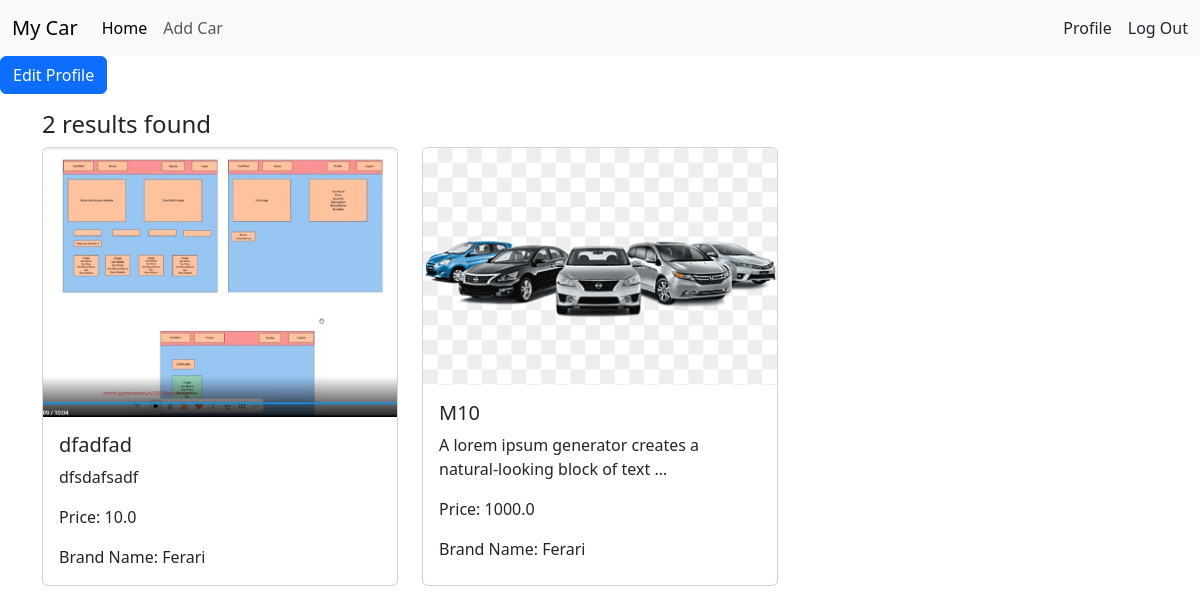
The page /profile/profile/ (signed in) on the database its author committed.
### car/models.py (models this page shows, shortened)
class CarModel(models.Model):
    car_img = models.ImageField(
        upload_to='car/media/uploads/', blank=True, null=True)
    name = models.CharField(max_length=100)
    description = models.TextField()
    price = models.FloatField()
    quantity = models.IntegerField()
    brand_name = models.ForeignKey(BrandModel, on_delete=models.CASCADE)
    purchased = models.ManyToManyField(
        User, related_name='purchased', blank=True)

### brand/models.py (models this page shows)
class BrandModel(models.Model):
    name = models.CharField(max_length=60)
    slug = models.SlugField(max_length=100, blank=True, null=True)
    def __str__(self):
        return self.name

### profiles/views.py (the view)
# urls.py: path('profile/', views.UserProfileView.as_view(), name='profile'),
@method_decorator(login_required, name='dispatch')
class UserProfileView(TemplateView):
    model = CarModel
    template_name = 'profile.html'
    def get_context_data(self, **kwargs):
        context = super().get_context_data(**kwargs)
        context['purchased'] = self.request.user.purchased.all()
        return context

### profiles/templates/profile.html
{% extends 'base.html' %}
{% load crispy_forms_tags %}
{% block content %}
<a href='{% url "edit_profile" %}' class='btn btn-primary'>Edit Profile</a>
<section class='container my-3'>
    <h4>{{purchased | length}} results found</h4>
    <div class="row row-cols-1 row-cols-md-3 g-4">
        {% for car in purchased %}
        <div class="col">
            <div class="card h-100">
                <img src="{{ car.car_img.url }}" class="card-img-top" alt="">
                <div class="card-body">
                    <h5 class="card-title">{{car.name}}</h5>
                    <p class="card-text">{{car.description | truncatewords:10}}</p>
                    <p class="card-text">Price: {{car.price}}</p>
                    <p class="card-text">Brand Name: {{car.brand_name}}</p>
                </div>
            </div>
        </div>
        {% endfor %}
    </div>
</section>
{% endblock %}

### rows shown on the page
CarModel: car_img (picture), name "dfadfad", description "dfsdafsadf", price "10.0", brand_name "Ferari"
CarModel: car_img (picture), name "M10", description "A lorem ipsum generator creates a natural-looking block of text …", price "1000.0", brand_name "Ferari"

### other values the page prints
{{ purchased | length }} "2"
